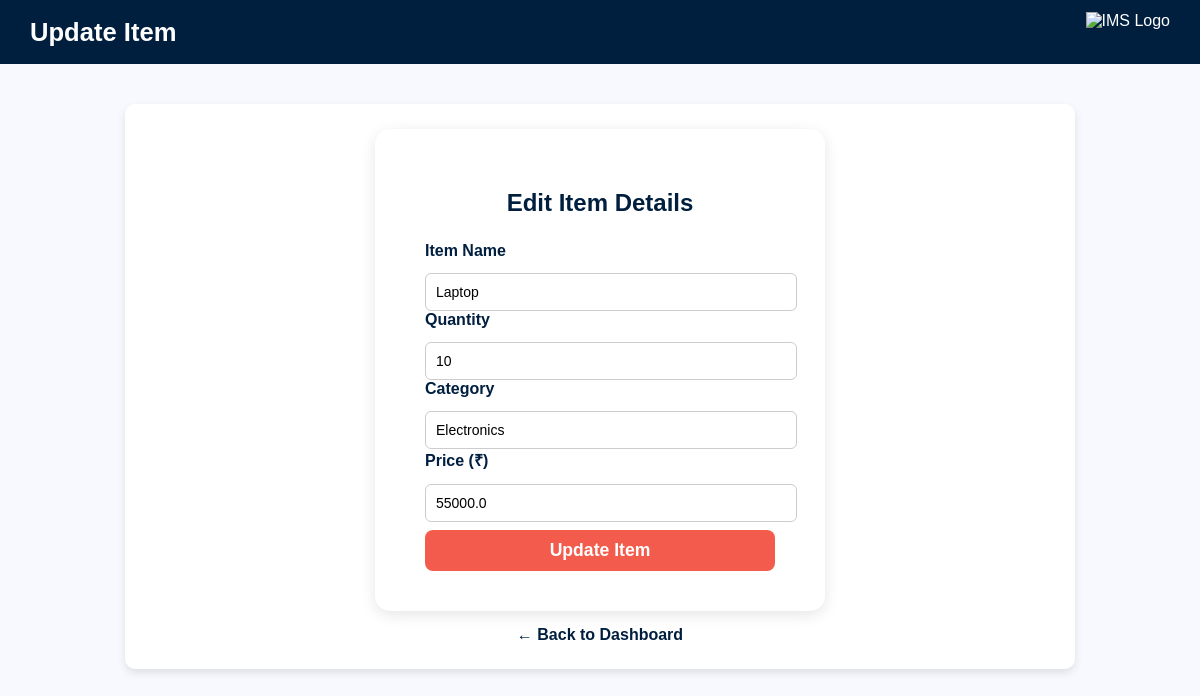
Screenshot of /update_item/1 (signed in) with the database file from the repository.
### tables this page shows
CREATE TABLE items (
            id INTEGER PRIMARY KEY AUTOINCREMENT,
            name TEXT NOT NULL,
            quantity INTEGER NOT NULL,
            category TEXT NOT NULL,
            price REAL DEFAULT 0
        );

### app.py (the view, shortened to what this page needs)
@app.route('/update_item/<int:item_id>', methods=['GET', 'POST'])
def update_item(item_id):
    if 'user_id' not in session:
        return redirect(url_for('login'))
    with get_db_connection() as conn:
        item = conn.execute('SELECT * FROM items WHERE id = ?', (item_id,)).fetchone()
        if not item:
            flash('❌ Item not found!')
            return redirect(url_for('dashboard'))
    return render_template('update_item.html', item=item)

### app.py (called while the page is built)
def get_db_connection():
    conn = sqlite3.connect(DATABASE, timeout=10, check_same_thread=False)
    conn.row_factory = sqlite3.Row
    return conn

### templates/update_item.html (shortened to what this page needs)
<!DOCTYPE html>
<html lang="en">
<head>
  <link rel="stylesheet" href="{{ url_for('static', filename='style.css') }}">
</head>
<body class="form-page">
  <header class="main-header">
    <h1>Update Item</h1>
    <img src="{{ url_for('static', filename='logo.png') }}" alt="IMS Logo" class="logo">
  </header>
  <main class="form-container">
    <form method="POST" class="item-form">
      <h2>Edit Item Details</h2>
      <label for="name">Item Name</label>
      <input type="text" id="name" name="name" value="{{ item.name }}" required>
      <label for="quantity">Quantity</label>
      <input type="number" id="quantity" name="quantity" value="{{ item.quantity }}" required>
      <label for="category">Category</label>
      <input type="text" id="category" name="category" value="{{ item.category }}" required>
      <label for="price">Price (₹)</label>
      <input type="number" id="price" name="price" step="0.01" value="{{ item.price }}" required>
      <button type="submit" class="btn-primary">Update Item</button>
    </form>
    <div class="back-link">
      <a href="{{ url_for('dashboard') }}">← Back to Dashboard</a>
    </div>
  </main>
</body>
</html>

### static/style.css (style rules this page uses)
body { font-family: 'Poppins', sans-serif; margin: 0; background-color: #f4f6fc; color: #333; }
a { text-decoration: none; color: #001f3f; }
header { display: flex; justify-content: space-between; align-items: center; background-color: #001f3f; color: white; padding: 12px 30px; }
header img { height: 40px; }
header h1 { margin: 0; font-size: 1.6em; }
.container, .form-container { width: 90%; max-width: 900px; margin: 40px auto; background: white; border-radius: 10px; padding: 25px; box-shadow: 0 4px 8px rgba(0,0,0,0.1); }
input, select, button { width: 100%; padding: 10px; margin-top: 8px; border: 1px solid #ccc; border-radius: 6px; font-size: 14px; }
button { background-color: #001f3f; color: white; cursor: pointer; font-weight: bold; transition: 0.3s; }
.form-page { background-color: #f8f9ff; }
.item-form { background-color: white; padding: 40px 50px; border-radius: 15px; box-shadow: 0 4px 15px rgba(0, 0, 0, 0.1); width: 350px; text-align: left; margin: 0 auto; }
.item-form h2 { text-align: center; color: #001f3f; margin-bottom: 25px; }
.item-form label { display: block; margin-bottom: 5px; font-weight: 600; color: #001f3f; }
.btn-primary { display: inline-block; background-color: #f35c4c; color: white; font-weight: bold; font-size: 1.1em; border: none; padding: 10px 25px; border-radius: 8px; text-decoration: none; transition: background-color 0.3s ease; }
.back-link { margin-top: 15px; text-align: center; }
.back-link a { color: #001f3f; font-weight: 600; }

### rows the page displays
items: name "Laptop", quantity "10", category "Electronics", price "55000.0"
